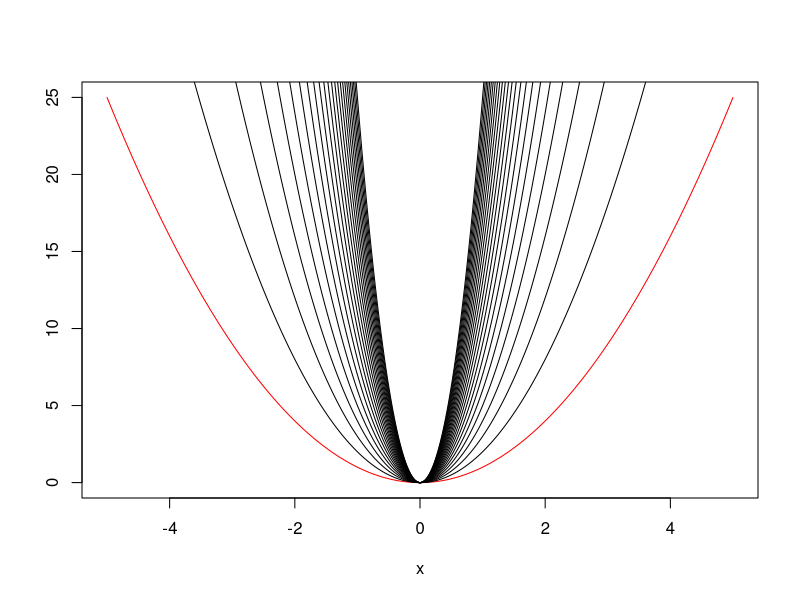

Write R code to recreate this figure.
## ---- chunk 1
#| echo: false
set.seed(2345)
## ---- chunk 2
six_count <- 0  # start a counter

for (i in 1:100) {
  roll <- sample(1:6, size = 1)
  if (roll == 6) {
    six_count <- six_count + 1
  }
}

six_count

## ---- chunk 3
curve(1*x^2, from = -5, to = 5, n = 500, col = "red", ylab = "")

for(a in 2:25){
  curve(a*x^2, from = -5, to = 5, n = 500, ylab = "", add = TRUE)
}
